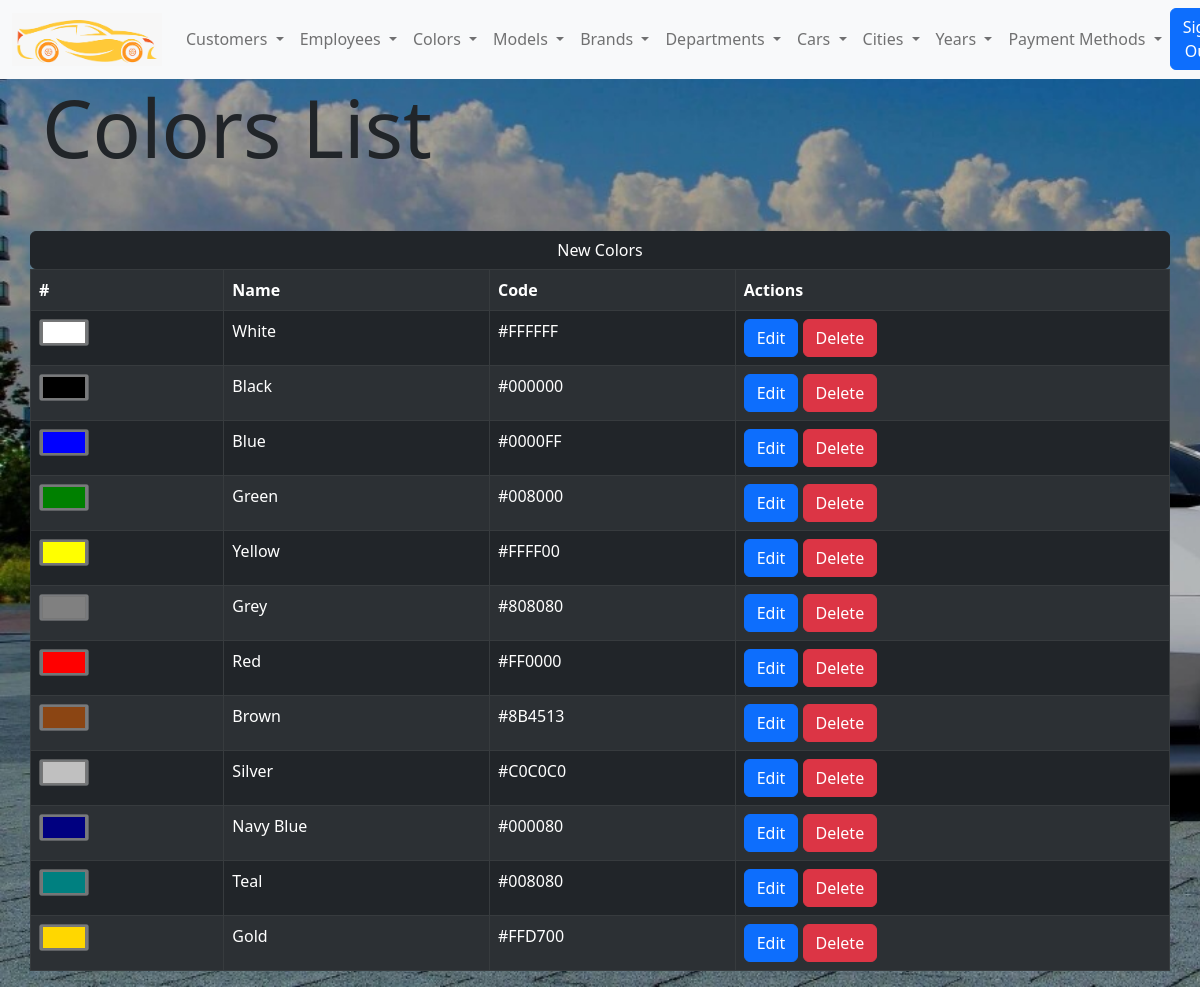
/colors-list.php (signed in), run on the app's committed database.
### tables this page shows
CREATE TABLE IF NOT EXISTS `colors` (
  `id` int(11) NOT NULL AUTO_INCREMENT,
  `name` varchar(20) NOT NULL,
  `code` char(7) NOT NULL,
  `active` tinyint(4) NOT NULL DEFAULT '1',
  PRIMARY KEY (`id`)
);

### functions/colors-functions.php (called while the page is built, shortened)
<?php
function colors_list($status="active"){
    global $conn;
    if ($status=="active") {
        $sql = "SELECT * FROM colors WHERE active=1";
    }elseif($status=="deleted"){
        $sql = "SELECT * FROM colors WHERE active=0";
    }
    $data = mysqli_query($conn,$sql);
    return $data;
}
?>

### colors-list.php (the view, shortened to what this page needs)
<?php
$data=colors_list();
 ?>
<!DOCTYPE html>
<html lang="en" dir="ltr">
<head>
    <?php include 'head-assets.php';?>
    <link rel="stylesheet" href="big-style.css">
</head>
<body>
    <?php include 'navbar.php' ?>
    <div class="container">
        <div class="row">
            <h1 class="display-1">Colors List</h1>
            <a class="btn btn-dark mt-5" href="colors-new.php">New Colors</a>
            <table class="table table-dark table-bordered table-striped">
                <tr>
                    <td><b>#</b></td>
                    <td><b>Name</b></td>
                    <td><b>Code</b></td>
                    <td><b>Actions</b></td>
                </tr>
                <?php while ($color=mysqli_fetch_assoc($data)) {?>
                <tr>
                    <td> <input disabled type="color" name="color" value="<?php echo $color["code"]; ?>"> </td>
                    <td><?php echo $color["name"]; ?></td>
                    <td><?php echo $color["code"]; ?></td>
                    <td>
                        <a class=" btn btn-primary" href="colors-edit.php?id=<?php echo $color["id"]; ?>">Edit</a>
                        <a class=" btn btn-danger"
                            href="colors-list.php?id=<?php echo $color["id"]; ?>&action=delete">Delete</a>
                    </td>
                </tr>
                <?php } ?>
            </table>
        </div>
    </div>
</body>
</html>

### big-style.css (style rules this page uses)
body { background-image: url('img/backk.jfif'); background-repeat: no-repeat; background-size: cover; }

### data on the page
colors: color "#ffffff", name "White", code "#FFFFFF"
colors: color "#000000", name "Black", code "#000000"
colors: color "#0000ff", name "Blue", code "#0000FF"
colors: color "#008000", name "Green", code "#008000"
colors: color "#ffff00", name "Yellow", code "#FFFF00"
colors: color "#808080", name "Grey", code "#808080"
colors: color "#ff0000", name "Red", code "#FF0000"
colors: color "#8b4513", name "Brown", code "#8B4513"
colors: color "#c0c0c0", name "Silver", code "#C0C0C0"
colors: color "#000080", name "Navy Blue", code "#000080"
colors: color "#008080", name "Teal", code "#008080"
colors: color "#ffd700", name "Gold", code "#FFD700"
